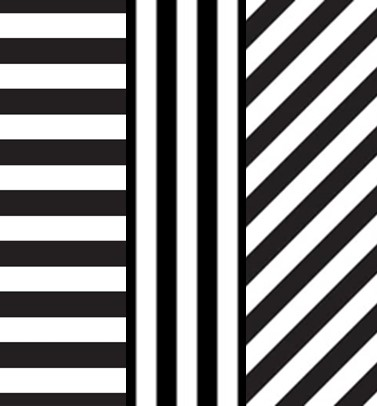
#> input picture Day2/ex2-1_edge_detection/stripe.jpg, 377 x 406 px
$ python 2.Prewitt.py
#> lines starting #> are read from the running program, lines starting #| are printed output that depends on the picture

"""
2. Prewitt
"""

import matplotlib.pyplot as plt
from skimage import io, filters, img_as_float
import scipy
from scipy import ndimage
import numpy as np


image = io.imread('./stripe.jpg')
#> image is the input picture: shape (406, 377, 3); mean R, G, B 138.3, 137.1, 137.5

# all channels aren't necessary for edge detection
image = image[:, :, 0]
#> image: shape (406, 377)

# change the data type of image from uint8 to float64
image = img_as_float(image)

# edge filtering

VerticalEdges = filters.prewitt_v(image)
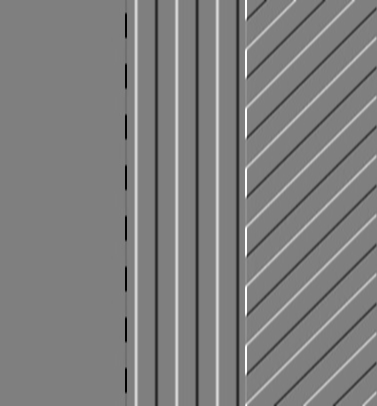
#> VerticalEdges: shape (406, 377) float64; min -1, max 1, mean -9.58e-06; drawn with min black and max white
HorizontalEdges = filters.prewitt_h(image)
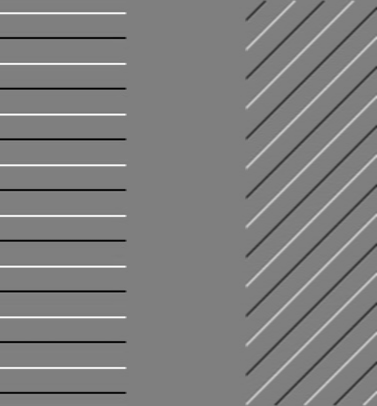
#> HorizontalEdges: shape (406, 377) float64; min -0.936, max 0.941, mean 3.64e-05; drawn with min black and max white

# plot

plt.figure(figsize=(15,3))

plt.subplot(1, 4, 1)
plt.imshow(image, cmap='gray')
plt.colorbar()
plt.title('Original Image')

plt.subplot(1, 4, 2)
plt.imshow(VerticalEdges, cmap='gray')
plt.colorbar()
plt.title('Vertical Edges')

plt.subplot(1, 4, 3)
plt.imshow(HorizontalEdges, cmap='gray')
plt.colorbar()
plt.title('Horizontal Edges')

plt.subplot(1, 4, 4)
plt.imshow(VerticalEdges + HorizontalEdges, cmap='gray')
plt.colorbar()
plt.title('Vert + Horiz')

plt.show()
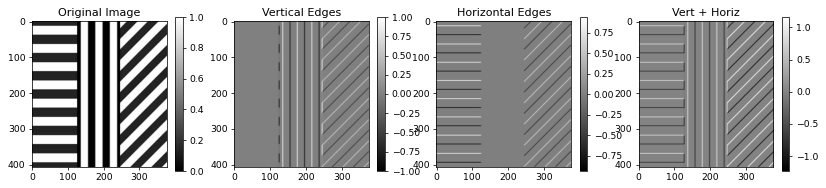
#> figure drawn by matplotlib, 8 panels
